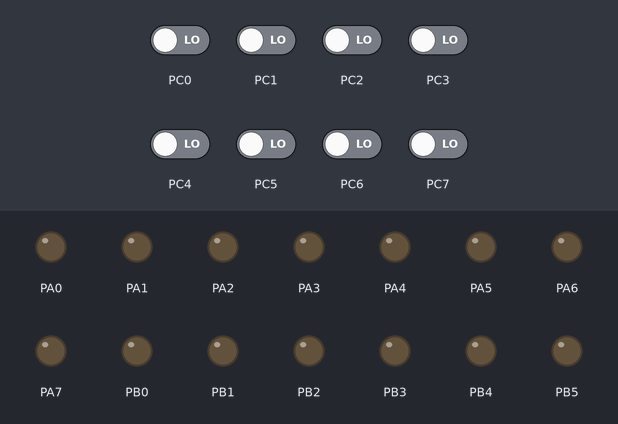
Recording of a program running on a simulated ATmega32, built with avr-gcc and emulated at 1 MHz. Shown: output pins drawn as LEDs (lit = HIGH). Inputs (shaded band) come from the test bench; at power-on: PC0–7 LOW.

Above: at 1.8 s.
1.9 s: PC0 driven HIGH
At 2.4 s:
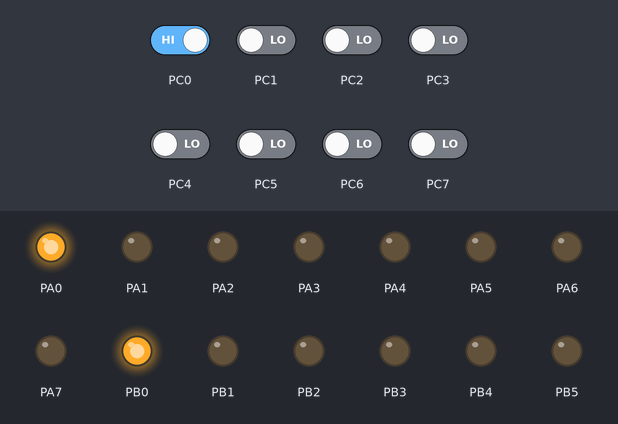
3.5 s: PC1 driven HIGH
At 5.1 s:
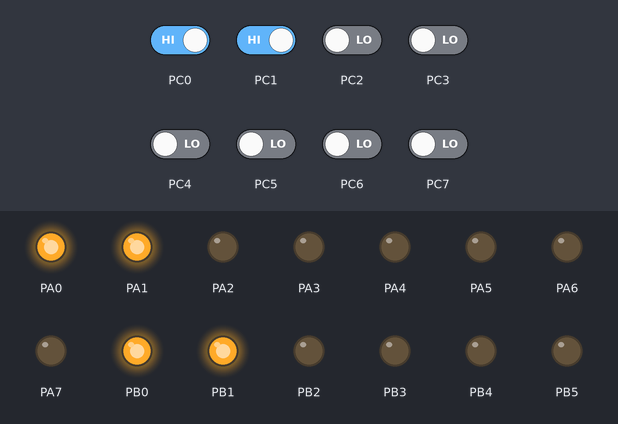
5.5 s: PC2 driven HIGH
At 6.6 s:
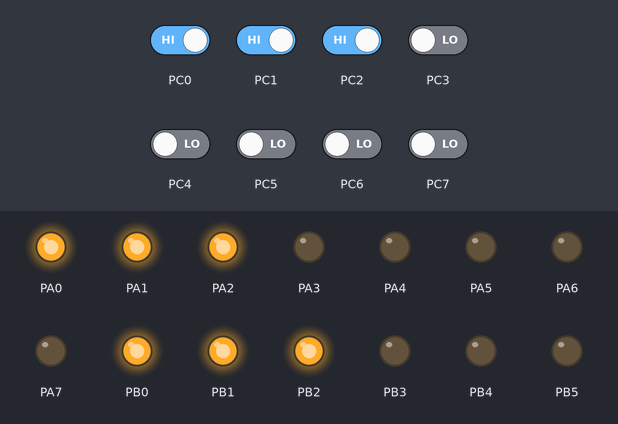
7.5 s: PC3 driven HIGH
At 9.2 s:
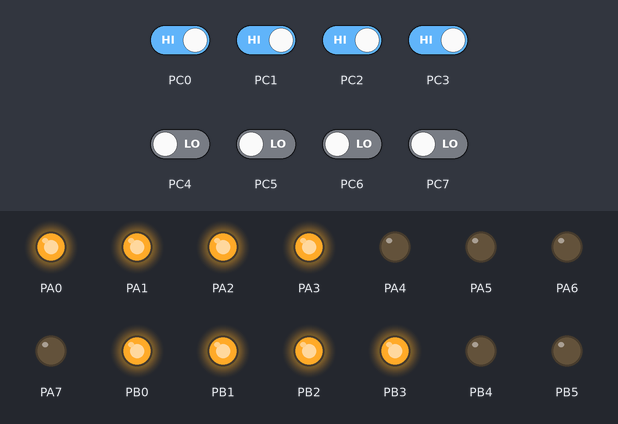
9.5 s: PC4 driven HIGH
At 10.9 s:
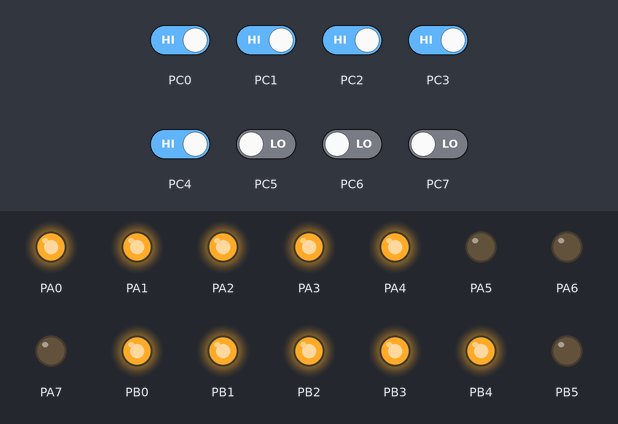
11.5 s: PC5 driven HIGH
At 12.4 s:
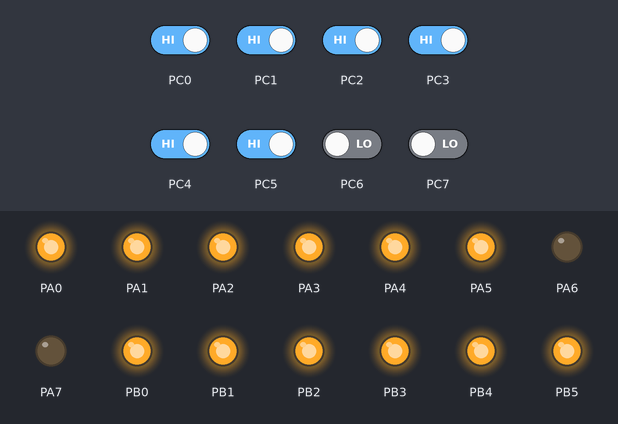
Timing chart, 0 to 14.5 s (numbered marks = the images above; inputs shaded):
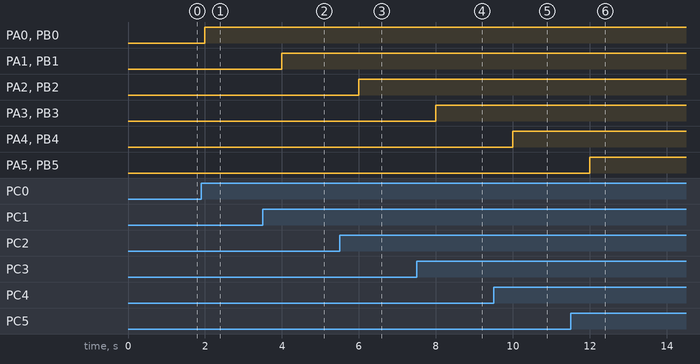

The program:

main.c
```c
/*
 * PC.c
 *
 * Created: 13/2/2023 10:05:50 am
 * Author : Reyazul
 */
#define F_CPU 1000000UL
#include <avr/io.h>
#include <avr/interrupt.h>
#include <util/delay.h>

int flag = 1;

//ISR(INT0_vect)
//{
//	if (flag==0)
//	{
//		flag = 1;
//	}
//	else
//		flag = 0;
//}


int main(void)
{
	uint8_t pc = -1;
	MCUCSR = (1<<JTD);  MCUCSR = (1<<JTD);

	DDRC = 0b00000000;	// input pc
	DDRB = 0b11111111;
	DDRA= 0b11111111;
	DDRD = 0;
	PORTC = 0b00000000;
	//GICR = 1<<INT0;
	//MCUCR = MCUCR | (1 << ISC01);  //falling edge of input interrupt
	//MCUCR = MCUCR & (~(1 << ISC00)); //ISC01 = 1, ISC00 = 0

	//sei();
	while (1)
	{
		if (PINC != pc && flag==1) {
			pc = PINC;
		}
		PORTB = pc;
		PORTA = pc;
		_delay_ms(1000);

	}

}
```

Measured:
- after the input at 1.9 s, PA0, PB0: LOW → HIGH after 0.10 s
- after the input at 3.5 s, PA1, PB1: LOW → HIGH after 0.50 s
- after the input at 5.5 s, PA2, PB2: LOW → HIGH after 0.50 s
- after the input at 7.5 s, PA3, PB3: LOW → HIGH after 0.50 s
- after the input at 9.5 s, PA4, PB4: LOW → HIGH after 0.50 s
- after the input at 11.5 s, PA5, PB5: LOW → HIGH after 0.50 s
